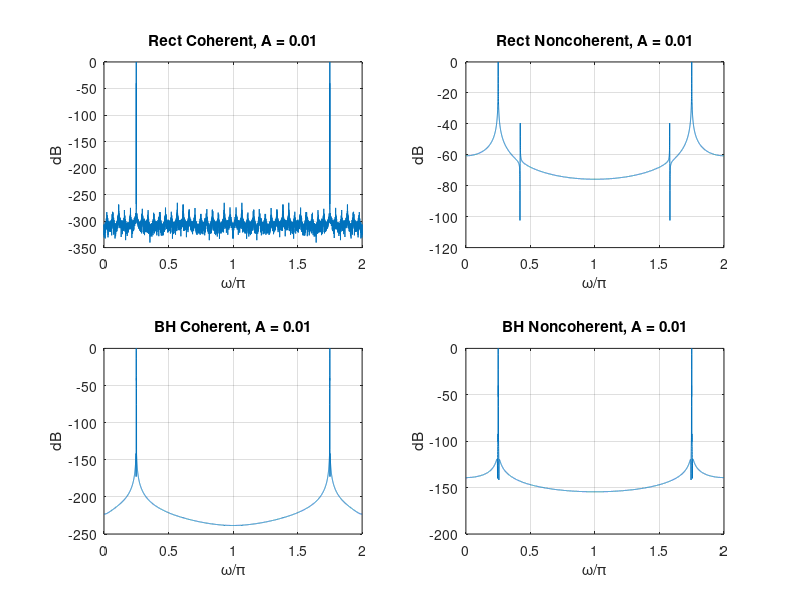
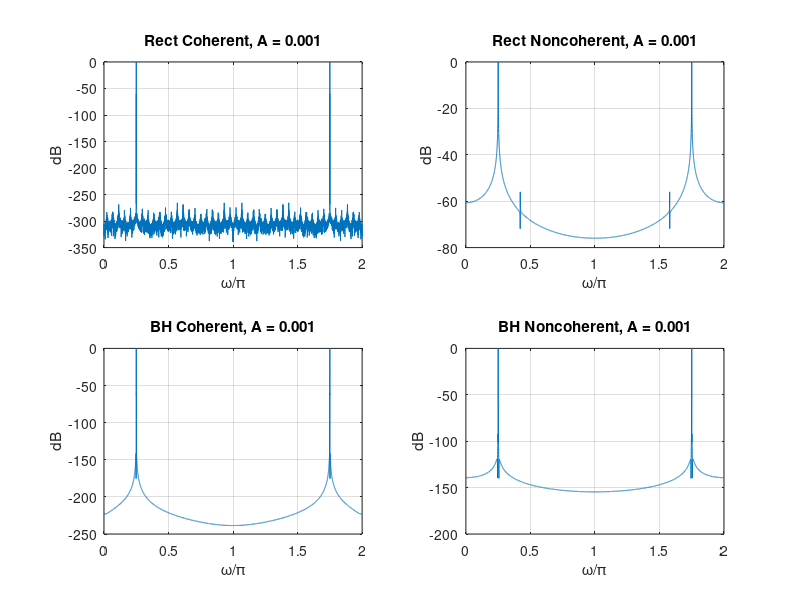

Write the MATLAB code that produced these figures, in order.
clear; clc; close all;

N = 8192;
n = 0:N-1;

w_axis = (0:N-1)*(2*pi/N);

A_list = [0.01 0.001];   % two amplitudes 

w_rect = ones(1,N);
w_bh = blackmanharris(N)';

w1_base = 0.25*pi;

%% ============================================================

%% ============================================================
for aIdx = 1:length(A_list)

    A2 = A_list(aIdx);

    figure;

    %% =========================
    % CASE 1: RECT - COHERENT
    %% =========================
    p = 2;
    dw = 2*pi*p/N;

    w1 = w1_base;
    w2 = w1 + dw;

    x = sin(w1*n) + A2*sin(w2*n);

    X = fft(x .* w_rect);
    X = 20*log10(abs(X)/max(abs(X)));

    subplot(2,2,1);
    plot(w_axis/pi, X);
    title(['Rect Coherent, A = ', num2str(A2)]);
    xlabel('\omega/\pi'); ylabel('dB'); grid on;

    %% =========================
    % CASE 2: RECT - NONCOHERENT
    %% =========================
    p = 700;
    dw = 2*pi*p/N;

    w1 = (0.25 + 1/N)*pi;
    w2 = w1 + dw;

    x = sin(w1*n) + A2*sin(w2*n);

    X = fft(x .* w_rect);
    X = 20*log10(abs(X)/max(abs(X)));

    subplot(2,2,2);
    plot(w_axis/pi, X);
    title(['Rect Noncoherent, A = ', num2str(A2)]);
    xlabel('\omega/\pi'); ylabel('dB'); grid on;

    %% =========================
    % CASE 3: BH - COHERENT
    %% =========================
    p = 5;
    dw = 2*pi*p/N;

    w1 = w1_base;
    w2 = w1 + dw;

    x = sin(w1*n) + A2*sin(w2*n);

    X = fft(x .* w_bh);
    X = 20*log10(abs(X)/max(abs(X)));

    subplot(2,2,3);
    plot(w_axis/pi, X);
    title(['BH Coherent, A = ', num2str(A2)]);
    xlabel('\omega/\pi'); ylabel('dB'); grid on;

    %% =========================
    % CASE 4: BH - NONCOHERENT
    %% =========================
    p = 5;
    dw = 2*pi*p/N;

    w1 = (0.25 + 1/N)*pi;
    w2 = w1 + dw;

    x = sin(w1*n) + A2*sin(w2*n);

    X = fft(x .* w_bh);
    X = 20*log10(abs(X)/max(abs(X)));

    subplot(2,2,4);
    plot(w_axis/pi, X);
    title(['BH Noncoherent, A = ', num2str(A2)]);
    xlabel('\omega/\pi'); ylabel('dB'); grid on;

end
